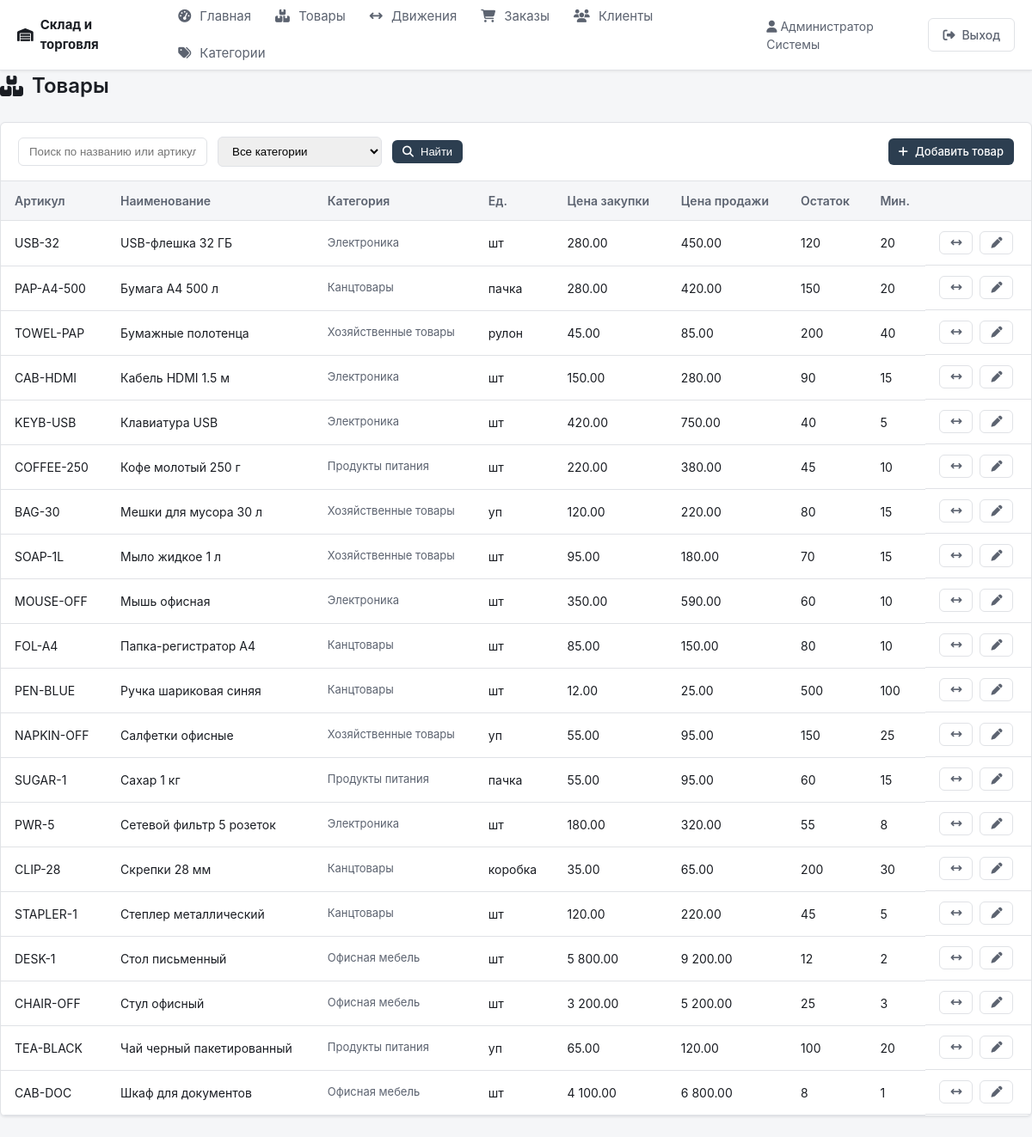
The page /products.php (signed in) on the database its author committed.
### tables this page shows
CREATE TABLE products (
    id INT UNSIGNED AUTO_INCREMENT PRIMARY KEY,
    category_id INT UNSIGNED DEFAULT NULL,
    name VARCHAR(255) NOT NULL,
    sku VARCHAR(64) NOT NULL UNIQUE,
    unit VARCHAR(32) NOT NULL DEFAULT 'шт',
    price_buy DECIMAL(12,2) NOT NULL DEFAULT 0,
    price_sell DECIMAL(12,2) NOT NULL DEFAULT 0,
    quantity INT NOT NULL DEFAULT 0,
    min_quantity INT NOT NULL DEFAULT 0,
    created_at DATETIME NOT NULL DEFAULT CURRENT_TIMESTAMP,
    FOREIGN KEY (category_id) REFERENCES categories(id) ON DELETE SET NULL
);

CREATE TABLE categories (
    id INT UNSIGNED AUTO_INCREMENT PRIMARY KEY,
    name VARCHAR(128) NOT NULL,
    description VARCHAR(255) DEFAULT NULL
);

### products.php (the view, shortened to what this page needs)
<?php
$pdo = getDb();
$search = trim($_GET['q'] ?? '');
$sql = 'SELECT p.id, p.name, p.sku, p.unit, p.price_buy, p.price_sell, p.quantity, p.min_quantity, c.name AS category_name
        FROM products p
        LEFT JOIN categories c ON c.id = p.category_id
        WHERE 1=1';
$params = [];
$sql .= ' ORDER BY p.name';
$stmt = $pdo->prepare($sql);
$stmt->execute($params);
$products = $stmt->fetchAll(PDO::FETCH_ASSOC);
require_once __DIR__ . '/includes/header.php';
?>
<h1 class="page-title"><i class="fa-solid fa-boxes-stacked"></i> Товары</h1>
<div class="card">
    <div class="card-header">
        <form method="get" class="form-inline" style="display:flex; gap:12px; flex-wrap:wrap; align-items:center;">
            <input type="text" name="q" value="<?= htmlspecialchars($search) ?>" placeholder="Поиск по названию или артикулу" style="padding:8px 12px; border:1px solid var(--border); border-radius:6px; min-width:220px;">
            <select name="category_id" style="padding:8px 12px; border:1px solid var(--border); border-radius:6px;">
                <option value="">Все категории</option>
            </select>
            <button type="submit" class="btn btn-primary btn-sm"><i class="fa-solid fa-magnifying-glass"></i> Найти</button>
        </form>
        <a href="/po_alina/product_edit.php" class="btn btn-primary btn-sm"><i class="fa-solid fa-plus"></i> Добавить товар</a>
    </div>
    <div class="table-wrap">
        <table>
            <thead>
                <tr>
                    <th>Артикул</th>
                    <th>Наименование</th>
                    <th>Категория</th>
                    <th>Ед.</th>
                    <th>Цена закупки</th>
                    <th>Цена продажи</th>
                    <th>Остаток</th>
                    <th>Мин.</th>
                    <th></th>
                </tr>
            </thead>
            <tbody>
                <?php foreach ($products as $p): ?>
                <tr>
                    <td><?= htmlspecialchars($p['sku']) ?></td>
                    <td><?= htmlspecialchars($p['name']) ?></td>
                    <td class="text-muted"><?= htmlspecialchars($p['category_name'] ?: '—') ?></td>
                    <td><?= htmlspecialchars($p['unit']) ?></td>
                    <td><?= number_format($p['price_buy'], 2, '.', ' ') ?></td>
                    <td><?= number_format($p['price_sell'], 2, '.', ' ') ?></td>
                    <td class="<?= $p['min_quantity'] > 0 && $p['quantity'] <= $p['min_quantity'] ? 'low-stock' : '' ?>"><?= (int) $p['quantity'] ?></td>
                    <td><?= (int) $p['min_quantity'] ?></td>
                    <td class="table-actions">
                        <a href="/po_alina/movement_add.php?product_id=<?= (int) $p['id'] ?>" class="btn btn-outline btn-sm" title="Движение"><i class="fa-solid fa-arrows-left-right"></i></a>
                        <a href="/po_alina/product_edit.php?id=<?= (int) $p['id'] ?>" class="btn btn-outline btn-sm"><i class="fa-solid fa-pen"></i></a>
                    </td>
                </tr>
                <?php endforeach; ?>
            </tbody>
        </table>
    </div>
</div>
<?php require_once __DIR__ . '/includes/footer.php'; ?>

### assets/css/style.css (style rules this page uses)
:root { --bg: #f5f6f8; --surface: #ffffff; --border: #e0e2e6; --text: #1a1d23; --text-muted: #5c6370; --primary: #2c3e50; --primary-hover: #1a252f; --accent: #3498db; --accent-hover: #2980b9; --success: #27ae60; --error: #c0392b; --warning: #d35400; --shadow: 0 1px 3px rgba(0,0,0,0.08); --radius: 6px; }
* { box-sizing: border-box; }
body { margin: 0; font-family: -apple-system, BlinkMacSystemFont, 'Segoe UI', Roboto, 'Helvetica Neue', Arial, sans-serif; font-size: 15px; line-height: 1.5; color: var(--text); background: var(--bg); min-height: 100vh; }
a { color: var(--accent); text-decoration: none; }
.btn { display: inline-flex; align-items: center; gap: 8px; padding: 8px 16px; border-radius: var(--radius); font-size: 14px; font-weight: 500; border: none; cursor: pointer; text-decoration: none; transition: background 0.15s, color 0.15s; }
.btn-primary { background: var(--primary); color: #fff; }
.btn-outline { background: transparent; color: var(--text-muted); border: 1px solid var(--border); }
.btn-sm { padding: 6px 12px; font-size: 13px; }
.page-title { margin: 0 0 24px; font-size: 24px; font-weight: 600; color: var(--text); display: flex; align-items: center; gap: 10px; }
.card { background: var(--surface); border: 1px solid var(--border); border-radius: var(--radius); box-shadow: var(--shadow); overflow: hidden; margin-bottom: 24px; }
.card-header { padding: 16px 20px; border-bottom: 1px solid var(--border); display: flex; align-items: center; justify-content: space-between; flex-wrap: wrap; gap: 12px; }
.table-wrap { overflow-x: auto; }
table { width: 100%; border-collapse: collapse; font-size: 14px; }
th, td { padding: 12px 16px; text-align: left; border-bottom: 1px solid var(--border); }
th { background: var(--bg); font-weight: 600; color: var(--text-muted); }
.table-actions { display: flex; gap: 8px; flex-wrap: wrap; }
.text-muted { color: var(--text-muted); font-size: 13px; }

### rows shown on the page
products: sku "USB-32", name "USB-флешка 32 ГБ", category.name "Электроника", unit "шт", price_buy "280.00", price_sell "450.00", quantity "120", min_quantity "20"
products: sku "PAP-A4-500", name "Бумага А4 500 л", category.name "Канцтовары", unit "пачка", price_buy "280.00", price_sell "420.00", quantity "150", min_quantity "20"
products: sku "TOWEL-PAP", name "Бумажные полотенца", category.name "Хозяйственные товары", unit "рулон", price_buy "45.00", price_sell "85.00", quantity "200", min_quantity "40"
products: sku "CAB-HDMI", name "Кабель HDMI 1.5 м", category.name "Электроника", unit "шт", price_buy "150.00", price_sell "280.00", quantity "90", min_quantity "15"
products: sku "KEYB-USB", name "Клавиатура USB", category.name "Электроника", unit "шт", price_buy "420.00", price_sell "750.00", quantity "40", min_quantity "5"
products: sku "COFFEE-250", name "Кофе молотый 250 г", category.name "Продукты питания", unit "шт", price_buy "220.00", price_sell "380.00", quantity "45", min_quantity "10"
products: sku "BAG-30", name "Мешки для мусора 30 л", category.name "Хозяйственные товары", unit "уп", price_buy "120.00", price_sell "220.00", quantity "80", min_quantity "15"
products: sku "SOAP-1L", name "Мыло жидкое 1 л", category.name "Хозяйственные товары", unit "шт", price_buy "95.00", price_sell "180.00", quantity "70", min_quantity "15"
products: sku "MOUSE-OFF", name "Мышь офисная", category.name "Электроника", unit "шт", price_buy "350.00", price_sell "590.00", quantity "60", min_quantity "10"
products: sku "FOL-A4", name "Папка-регистратор А4", category.name "Канцтовары", unit "шт", price_buy "85.00", price_sell "150.00", quantity "80", min_quantity "10"
products: sku "PEN-BLUE", name "Ручка шариковая синяя", category.name "Канцтовары", unit "шт", price_buy "12.00", price_sell "25.00", quantity "500", min_quantity "100"
products: sku "NAPKIN-OFF", name "Салфетки офисные", category.name "Хозяйственные товары", unit "уп", price_buy "55.00", price_sell "95.00", quantity "150", min_quantity "25"
products: sku "SUGAR-1", name "Сахар 1 кг", category.name "Продукты питания", unit "пачка", price_buy "55.00", price_sell "95.00", quantity "60", min_quantity "15"
products: sku "PWR-5", name "Сетевой фильтр 5 розеток", category.name "Электроника", unit "шт", price_buy "180.00", price_sell "320.00", quantity "55", min_quantity "8"
products: sku "CLIP-28", name "Скрепки 28 мм", category.name "Канцтовары", unit "коробка", price_buy "35.00", price_sell "65.00", quantity "200", min_quantity "30"
products: sku "STAPLER-1", name "Степлер металлический", category.name "Канцтовары", unit "шт", price_buy "120.00", price_sell "220.00", quantity "45", min_quantity "5"
products: sku "DESK-1", name "Стол письменный", category.name "Офисная мебель", unit "шт", price_buy "5 800.00", price_sell "9 200.00", quantity "12", min_quantity "2"
products: sku "CHAIR-OFF", name "Стул офисный", category.name "Офисная мебель", unit "шт", price_buy "3 200.00", price_sell "5 200.00", quantity "25", min_quantity "3"
products: sku "TEA-BLACK", name "Чай черный пакетированный", category.name "Продукты питания", unit "уп", price_buy "65.00", price_sell "120.00", quantity "100", min_quantity "20"
products: sku "CAB-DOC", name "Шкаф для документов", category.name "Офисная мебель", unit "шт", price_buy "4 100.00", price_sell "6 800.00", quantity "8", min_quantity "1"

### other values the page prints
currentUser()['full_name'] "Администратор Системы"
